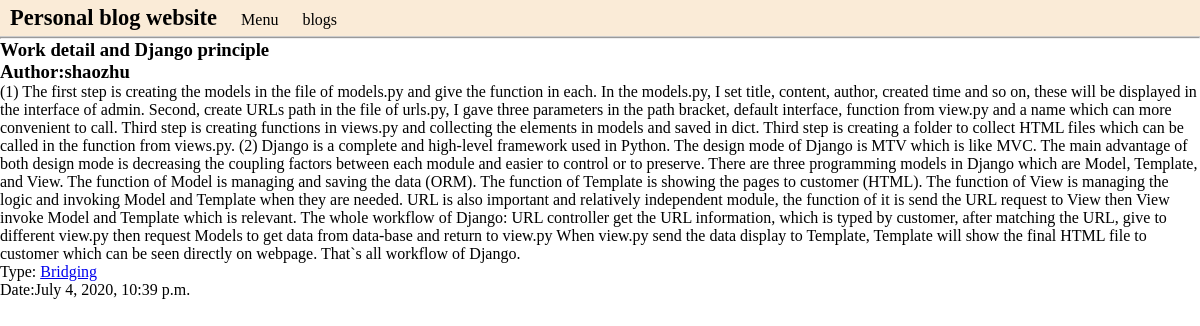
Page /blog/3 on the committed database.
### blog/models.py (models this page shows, shortened)
class Blog(models.Model):
    title = models.CharField(max_length=50)
    blog_type = models.ForeignKey(BlogType, on_delete=models.DO_NOTHING)
    content = models.TextField()
    author = models.ForeignKey(User, on_delete=models.DO_NOTHING)
    created_time = models.DateTimeField(auto_now_add=True)
    last_updated_time = models.DateTimeField(auto_now=True)

class BlogType(models.Model):
    type_name = models.CharField(max_length=15)
    def __str__(self):
        return self.type_name

### blog/views.py (the view)
# urls.py: path('<blog_pk>', views.blog_detail, name= 'blog_detail'),
def blog_detail(req, blog_pk):
    context = {}
    context['blog'] = get_object_or_404(Blog, pk = blog_pk)
    return render_to_response('blog/blog_detail.html', context)

### templates/blog/blog_detail.html (shortened to what this page needs)
{% extends 'base.html' %}
{% block content %}
<h3>{{ blog.title }}</h3>
    <h3>Author:{{ blog.author }}</h3>
    <p>{{ blog.content }}</p>
    <p>Type:
         <a href="{% url 'blogs_with_type' blog.blog_type.pk %}">
            {{ blog.blog_type }}
         </a>
    </p>
    <p>Date:{{ blog.created_time}}</p>
{% endblock %}

### static/base.css (style rules this page uses)
* { margin: 0; padding: 0; }

### rows in the picture
Blog: title "Work detail and Django principle", author "shaozhu", content "(1) The first step is creating the models in the file of models.py and give the function in each. In the models.py, I set title, content, author, created time and so on, these will be displayed in the interface of admin. Second, create URLs path in the file of urls.py, I gave three parameters in the path bracket, default interface, function from view.py and a name which can more convenient to call. Third step is creating functions in views.py and collecting the elements in models and saved in dict. Third step is creating a folder to collect HTML files which can be called in the function from views.py. (2) Django is a complete and high-level framework used in Python. The design mode of…", blog_type "Bridging", created_time "July 4, 2020, 10:39 p.m."
